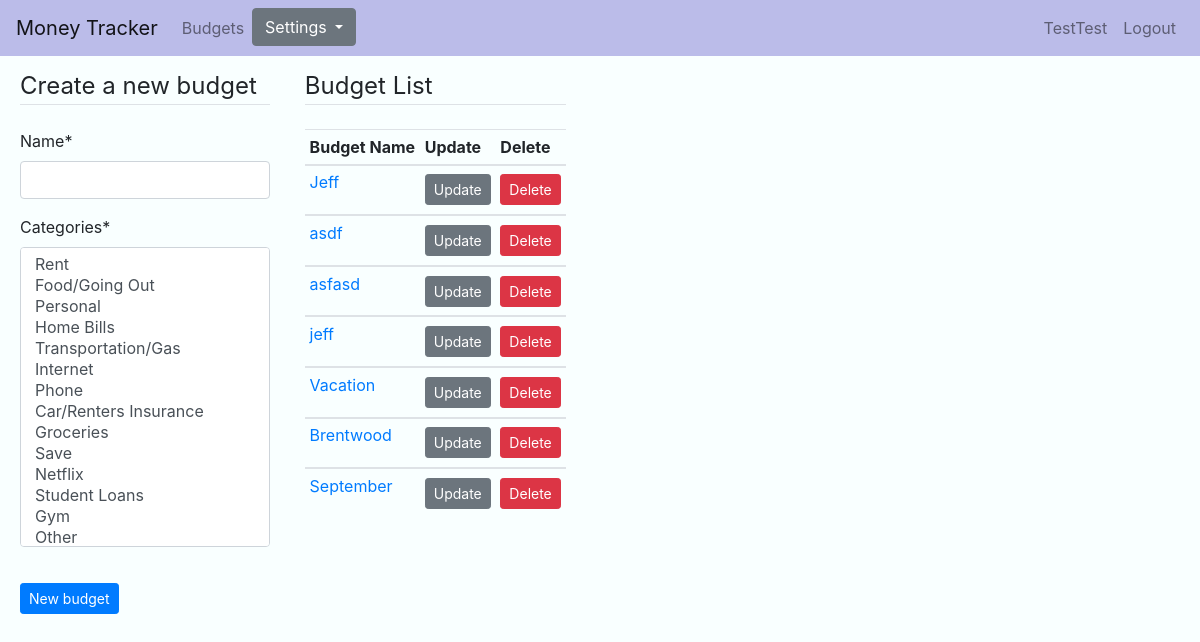
Before: /budgets/ (signed in) with the older database file.
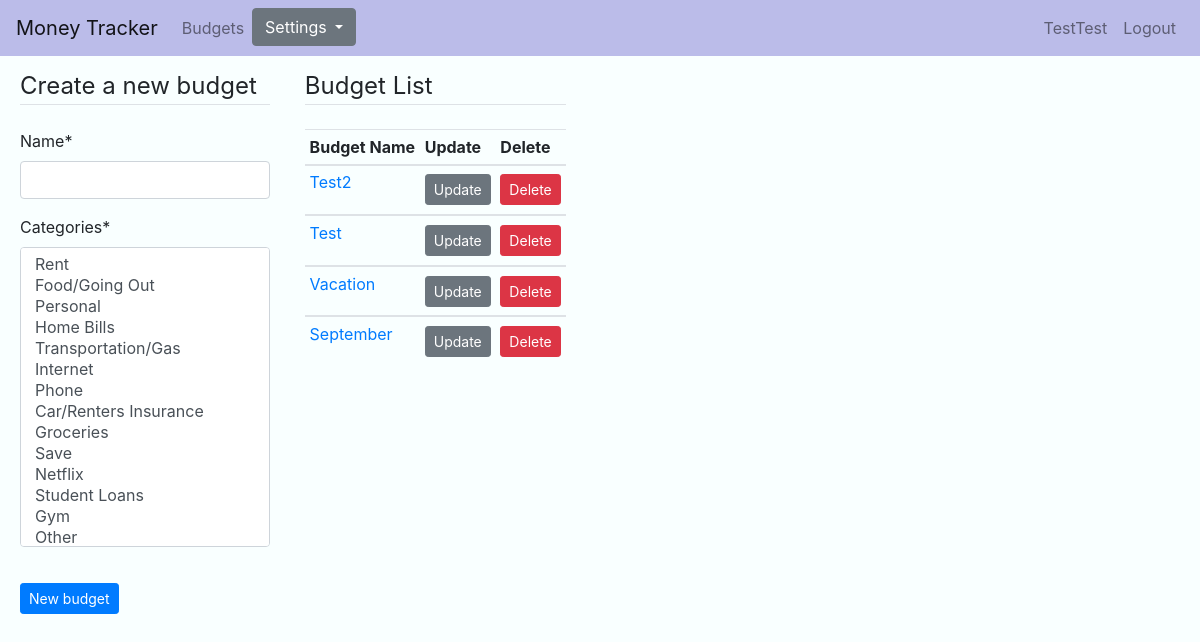
After: the same page with the newer database file.
### money/models.py (models this page shows, shortened)
class Budget(models.Model):
    date = models.DateTimeField(default=timezone.now)
    name = models.CharField(max_length=50, unique=True)
    categories = models.ManyToManyField(Category)
    class Meta:
        ordering = ['-date']

### money/views.py (the view, shortened to what this page needs)
# urls.py: path('budgets/', BudgetCreateView.as_view(), name='budgets-home'),
class BudgetCreateView(LoginRequiredMixin, CreateView):
    model = Budget
    fields = ['name', 'categories']
    success_url = '/budgets'
    def get_context_data(self, **kwargs):
        context = super(BudgetCreateView, self).get_context_data(**kwargs)
        context['budget_list'] = Budget.objects.all()
        return context

### money/models.py (called while the page is built)
    def __str__(self):
        return self.name

### money/templates/money/budget_form.html (shortened to what this page needs)
{% extends "money/base.html" %}
{% load crispy_forms_tags %}
{% block content %}
  <div class="pageContent budgetContent">
    <div class='content-section'>
        <form action="" method='POST'>
            <fieldset class="form-group">
                {% if form.name.value %}
                    <legend class="border-bottom mb-4">Edit Budget {{ form.name.value }}</legend>
                    {% else %}
                    <legend class="border-bottom mb-4">Create a new budget</legend>
                {% endif %}
                    {{ form | crispy}}
            </fieldset>
            <div class="form-group">
                {% if form.name.value %}
                    <button class="btn btn-primary btn-sm mt-1 mb-1" type="submit">Update budget</button>
                {% else %}
                    <button class="btn btn-primary btn-sm mt-1 mb-1" type="submit">New budget</button>
              {% endif %}
            </div>
        </form>
    </div>
    <div class='budgetTable'>
      <table class="table table-sm" id='budget_table'>
        <legend class="border-bottom mb-4">Budget List</legend>
          <thead>
            <tr>
              <th scope="col">Budget Name</th>
              <th scope="col">Update</th>
              <th scope="col">Delete</th>
            </tr>
          </thead>
          {% for item in budget_list %}
          <tbody>
          <tr>
              <td>
                <a href="{% url 'budgets-detail' item.id %}">
                  {{ item.name }}
                </a>
              </td>
              <td>
                <a class="btn btn-secondary btn-sm mt-1 mb-1" href="{% url 'budget-update' item.id %}">Update</a>
              </td>
              <td>
                <a class="confirmation btn btn-danger btn-sm mt-1 mb-1" href="{% url 'delete_budget' item.id %}">Delete</a>
              </td>
          </tr>
          </tbody>
          {% endfor %}
      </table>
    </div>
  </div>
{% endblock %}

Changed rows visible on the page:
removed Budget: name "Jeff"
removed Budget: name "asdf"
removed Budget: name "asfasd"
removed Budget: name "jeff"
removed Budget: name "Brentwood"
added Budget: name "Test2"
added Budget: name "Test"
